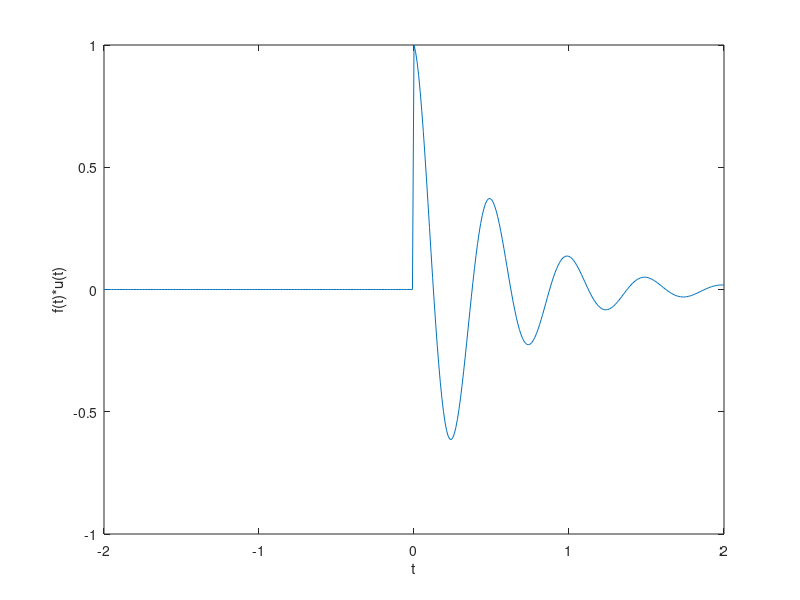

Source code (MATLAB):

t= (-2:0.01:2);
u= @(t) 1.0.*(t>=0);
f= @(t) exp(-2*t).*(cos(4*pi*t));
g= @(t) f(t).*u(t);
plot(t, g(t));
xlabel('t');
ylabel('f(t)*u(t)');